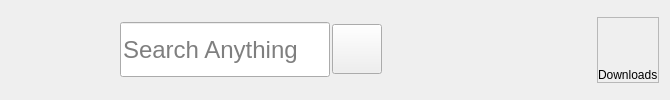
     <widget class="QFrame" name="topFrame">
      <property name="minimumSize">
       <size>
        <width>0</width>
        <height>90</height>
       </size>
      </property>
      <property name="maximumSize">
       <size>
        <width>16777215</width>
        <height>100</height>
       </size>
      </property>
      <property name="frameShape">
       <enum>QFrame::NoFrame</enum>
      </property>
      <property name="frameShadow">
       <enum>QFrame::Raised</enum>
      </property>
      <layout class="QHBoxLayout" name="topFrame_2">
       <item>
        <spacer name="searchLeftSpacer">
         <property name="orientation">
          <enum>Qt::Horizontal</enum>
         </property>
         <property name="sizeType">
          <enum>QSizePolicy::Fixed</enum>
         </property>
         <property name="sizeHint" stdset="0">
          <size>
           <width>100</width>
           <height>20</height>
          </size>
         </property>
        </spacer>
       </item>
       <item>
        <widget class="QFrame" name="searchLayout">
         <property name="maximumSize">
          <size>
           <width>16777215</width>
           <height>65</height>
          </size>
         </property>
         <layout class="QHBoxLayout" name="searchLayout_2">
          <property name="spacing">
           <number>2</number>
          </property>
          <property name="topMargin">
           <number>5</number>
          </property>
          <property name="bottomMargin">
           <number>5</number>
          </property>
          <item>
           <widget class="QLineEdit" name="searchBar">
            <property name="sizePolicy">
             <sizepolicy hsizetype="Expanding" vsizetype="Preferred">
              <horstretch>0</horstretch>
              <verstretch>0</verstretch>
             </sizepolicy>
            </property>
            <property name="font">
             <font>
              <pointsize>18</pointsize>
             </font>
            </property>
            <property name="placeholderText">
             <string>Search Anything</string>
            </property>
           </widget>
          </item>
          <item>
           <widget class="QPushButton" name="searchButton">
            <property name="minimumSize">
             <size>
              <width>50</width>
              <height>50</height>
             </size>
            </property>
            <property name="toolTip">
             <string>Search</string>
            </property>
            <property name="text">
             <string/>
            </property>
            <property name="icon">
             <iconset resource="Resources.qrc">
              <normaloff>:/main/Icons/Search.svg</normaloff>:/main/Icons/Search.svg</iconset>
            </property>
            <property name="iconSize">
             <size>
              <width>36</width>
              <height>36</height>
             </size>
            </property>
           </widget>
          </item>
         </layout>
        </widget>
       </item>
       <item>
        <spacer name="searchRightSpacer">
         <property name="orientation">
          <enum>Qt::Horizontal</enum>
         </property>
         <property name="sizeType">
          <enum>QSizePolicy::Fixed</enum>
         </property>
         <property name="sizeHint" stdset="0">
          <size>
           <width>200</width>
           <height>20</height>
          </size>
         </property>
        </spacer>
       </item>
       <item>
        <widget class="QFrame" name="downloadsFrame">
         <property name="sizePolicy">
          <sizepolicy hsizetype="Preferred" vsizetype="Maximum">
           <horstretch>0</horstretch>
           <verstretch>0</verstretch>
          </sizepolicy>
         </property>
         <property name="frameShape">
          <enum>QFrame::StyledPanel</enum>
         </property>
         <property name="frameShadow">
          <enum>QFrame::Raised</enum>
         </property>
         <layout class="QVBoxLayout" name="downloadsFrame_2">
          <property name="spacing">
           <number>0</number>
          </property>
          <property name="leftMargin">
           <number>0</number>
          </property>
          <property name="topMargin">
           <number>0</number>
          </property>
          <property name="rightMargin">
           <number>0</number>
          </property>
          <property name="bottomMargin">
           <number>0</number>
          </property>
          <item>
           <widget class="QPushButton" name="downloadsBtn">
            <property name="minimumSize">
             <size>
              <width>50</width>
              <height>50</height>
             </size>
            </property>
            <property name="toolTip">
             <string>Downloads</string>
            </property>
            <property name="text">
             <string/>
            </property>
            <property name="icon">
             <iconset resource="Resources.qrc">
              <normaloff>:/main/Icons/Download from the Cloud.svg</normaloff>:/main/Icons/Download from the Cloud.svg</iconset>
            </property>
            <property name="iconSize">
             <size>
              <width>36</width>
              <height>36</height>
             </size>
            </property>
            <property name="flat">
             <bool>true</bool>
            </property>
           </widget>
          </item>
          <item>
           <widget class="QLabel" name="downloadsBtnLabel">
            <property name="text">
             <string>Downloads</string>
            </property>
           </widget>
          </item>
         </layout>
        </widget>
       </item>
      </layout>
     </widget>
